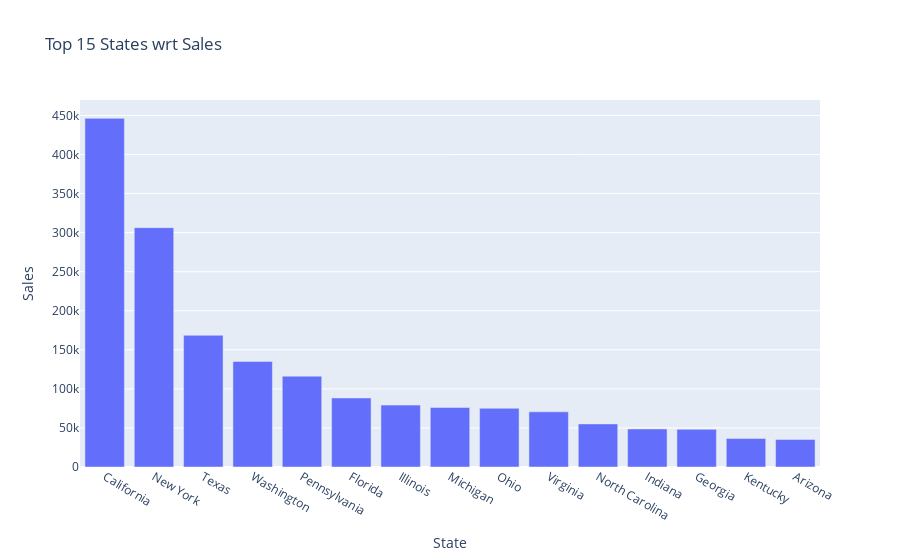

Notebook cell for this chart:
### Code cell
top_states = df.groupby('State').sum().sort_values('Sales',ascending=False).head(15)

top_states['Sales'] = top_states['Sales'].round(2)
top_states = top_states.reset_index()

fig = px.bar(top_states,x='State',y='Sales',title='Top 15 States wrt Sales')
fig.show()

### Figure 1 — Plotly figure (JSON) as saved in the notebook; plotly's stock layout.template omitted (floating-point values rounded to 4 significant figures)
{"data": [{"alignmentgroup": "True", "hovertemplate": "State=%{x}<br>Sales=%{y}<extra></extra>", "legendgroup": "", "marker": {"color": "#636efa", "pattern": {"shape": ""}}, "name": "", "offsetgroup": "", "orientation": "v", "showlegend": false, "textposition": "auto", "type": "bar", "x": ["California", "New York", "Texas", "Washington", "Pennsylvania", "Florida", "Illinois", "Michigan", "Ohio", "Virginia", "North Carolina", "Indiana", "Georgia", "Kentucky", "Arizona"], "xaxis": "x", "y": [446300.0, 306400.0, 168600.0, 135200.0, 116300.0, 88440.0, 79240.0, 76140.0, 75130.0, 70640.0, 55170.0, 48720.0, 48220.0, 36460.0, 35270.0], "yaxis": "y"}], "layout": {"barmode": "relative", "legend": {"tracegroupgap": 0}, "title": {"text": "Top 15 States wrt Sales"}, "xaxis": {"anchor": "y", "domain": [0, 1], "title": {"text": "State"}}, "yaxis": {"anchor": "x", "domain": [0, 1], "title": {"text": "Sales"}}}}
